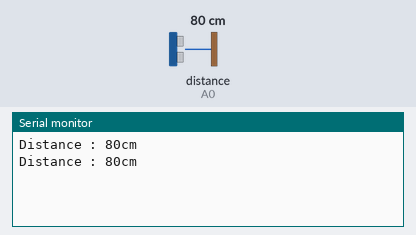
A sketch run on a simulated Arduino Uno, built with avr-gcc and run on an emulated ATmega328P. Shown: the last lines printed to the serial monitor. Wiring (inferred from the names in the program): ultrasonic range finder: trigger A1; echo A0. Inputs (shaded band) come from the test bench; at power-on: distance to the obstacle (sensor on A0) 80 cm. The echo pulse lasts 58.3 µs per cm.

Above: at 1.8 s.
1.9 s: distance to the obstacle (sensor on A0) set to 2 cm
At 2.8 s:
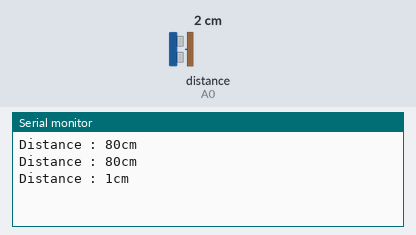
3.4 s: distance to the obstacle (sensor on A0) set to 4 cm
At 4.8 s:
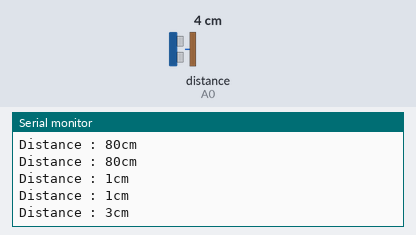
Timing chart, 0 to 6.4 s (numbered marks = the images above; inputs shaded):
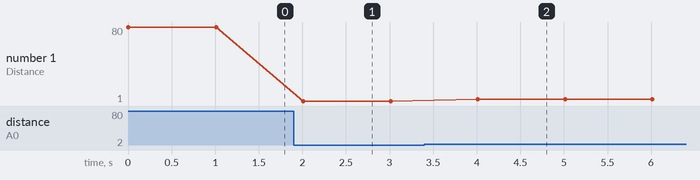

Measured:
- after the input at 1.9 s, the serial monitor: prints a new line after 0.11 s (image 1)
- after the input at 3.4 s, the serial monitor: prints a new line after 0.61 s (image 2)
- plotted number 1: 80 → 1 after the input at 1.9 s, 1 → 3 after the input at 3.4 s

The sketch:

_10_telemetreUS.ino
```cpp
/* Utilisation du capteur Ultrason HC-SR04 */

// définition des broches utilisées
#define SORTIE_TRIG   A1
#define ENTREE_ECHO   A0

void setup()
{
  // configuration de la sortie utilisée pour générer le signal trig
  pinMode(SORTIE_TRIG, OUTPUT);
  digitalWrite(SORTIE_TRIG, LOW);

  // configuration de l'entrée utilisée pour recevoir le signal echo
  pinMode(ENTREE_ECHO, INPUT);

  Serial.begin(115200);             // initialisation de la liaison série
}

void loop()
{
  long lecture_echo;

  // Génération d'une impulsion de 10us
  digitalWrite(SORTIE_TRIG, HIGH);
  delayMicroseconds(10);
  digitalWrite(SORTIE_TRIG, LOW);

  lecture_echo = pulseIn(ENTREE_ECHO, HIGH);
  Serial.print("Distance : ");
  Serial.print(lecture_echo / 58);
  Serial.println("cm");
  delay(1000);
}
```
